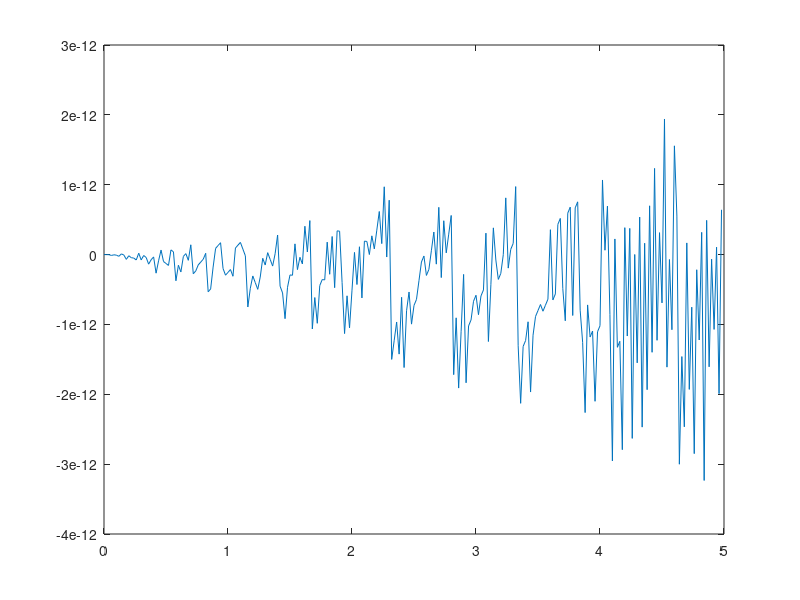
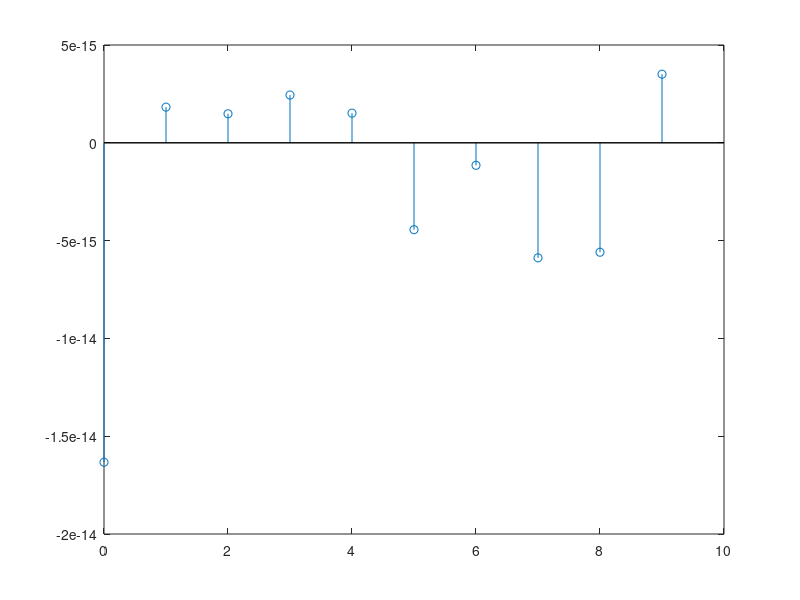

These figures' MATLAB source, in order:
% Sum of sines signal 
fy=300; %signal frequency in Hz
wy=2*pi*fy; %signal frequency in rad/s
fs=50; %sampling frequency in Hz
tiv=1/fs; %time interval between samples;
t=0:tiv:(5-tiv); %time intervals set (5 seconds)
N = size(t)(2)

y=0.6*sin(wy*t)+0.3*sin(3*wy*t)+0.2*sin(5*wy*t); %signal data set
figure()
plot(t,y)
print ('out0.png')

fou=fft(y,fs);
hmag=real(fou); ah=hmag/N;
stem(0:9,ah(1:10)); hold on;
plot([0 10],[0 0],'k');
print ('out1.png')

quit()

pkg load signal
order = 32
fc1 = 4
fs = 20
f1 = my_sinc_filter_low(order, fc1, fs);

figure()
fou=fft(f1,fs);
hmag=real(fou); ah=hmag/N;
stem(0:9,ah(1:10)); hold on;
plot([0 10],[0 0],'k');
print ('out2.png')
